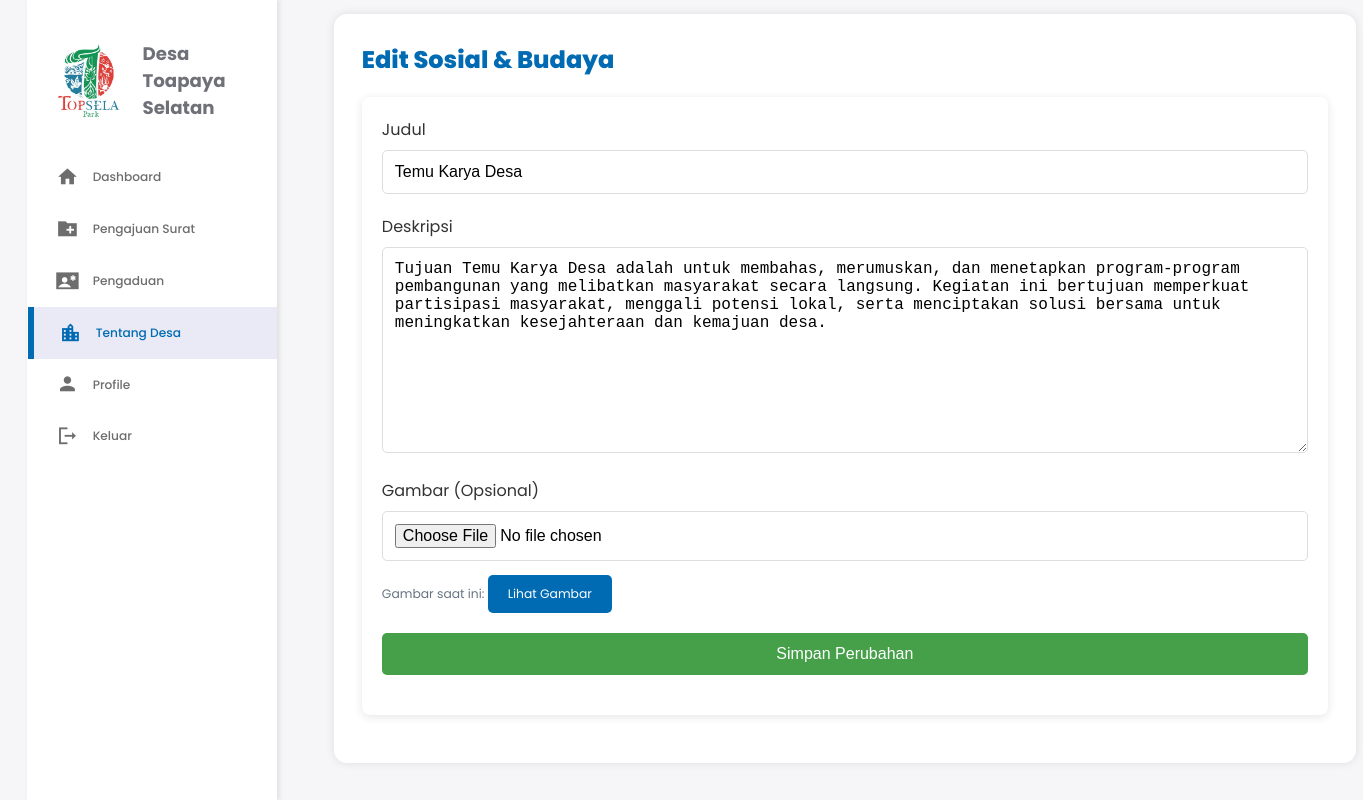
The app's page /desa_toapaya_selatan/edit_sosial.php?id=1 with its own data.
### tables this page shows
CREATE TABLE `sosial_budaya` (
  `id` int(11) NOT NULL,
  `judul` varchar(255) NOT NULL,
  `deskripsi` text NOT NULL,
  `gambar` varchar(255) DEFAULT NULL
);

### desa_toapaya_selatan/edit_sosial.php (the view, shortened to what this page needs)
<?php
include 'config.php';
$id = $_GET['id'];
$sql = "SELECT * FROM sosial_budaya WHERE id = $id";
$result = $conn->query($sql);
$sosial_budaya = null;
if ($result && $result->num_rows > 0) {
    $sosial_budaya = $result->fetch_assoc();
}
?>
<!DOCTYPE html>
<html lang="en">
<head>
  <link rel="stylesheet" href="pengaduan.css">
</head>
<body>
  <div class="container">
    <aside>
      <div class="top">
        <div class="logo">
          <img src="logo.jpg" alt="Logo">
          <h2 class="text-muted">Desa Toa<span class="danger">paya Selatan</span></h2>
        </div>
      </div>
      <div class="sidebar">
        <a href="dashboard.php">
          <span class="material-icons-sharp">home</span>
          <h3>Dashboard</h3>
        </a>
        <a href="Pengajuan-surat.php">
          <span class="material-icons-sharp">create_new_folder</span>
          <h3>Pengajuan Surat</h3>
        </a>
        <a href="pengaduan.php">
          <span class="material-icons-sharp">contact_emergency</span>
          <h3>Pengaduan</h3>
        </a>
        <a href="tentang-desa.php" class="active">
          <span class="material-icons-sharp">location_city</span>
          <h3>Tentang Desa</h3>
        </a>
        <a href="profile.php">
          <span class="material-icons-sharp">person</span>
          <h3>Profile</h3>
        </a>
        <a href="index.html" id="logout">
          <span class="material-icons-sharp">logout</span>
          <h3>Keluar</h3>
        </a>
      </div>
    </aside>
    <main class="content">
      <h1>Edit Sosial & Budaya</h1>
      <?php if ($sosial_budaya): ?>
        <form method="POST" enctype="multipart/form-data">
          <div class="form-group">
            <label for="judul">Judul</label>
            <input type="text" id="judul" name="judul" value="<?php echo htmlspecialchars($sosial_budaya['judul']); ?>" required>
          </div>
          <div class="form-group">
            <label for="deskripsi">Deskripsi</label>
            <textarea id="deskripsi" name="deskripsi" rows="10" required><?php echo htmlspecialchars($sosial_budaya['deskripsi']); ?></textarea>
          </div>
          <div class="form-group file-input-container">
            <label for="gambar">Gambar (Opsional)</label>
            <input type="file" id="gambar" name="gambar">
            <?php if ($sosial_budaya['gambar']): ?>
              <p>Gambar saat ini: <a href="<?php echo $sosial_budaya['gambar']; ?>" target="_blank">Lihat Gambar</a></p>
            <?php endif; ?>
          </div>
          <div class="form-group">
            <button type="submit" class="submit">Simpan Perubahan</button>
          </div>
        </form>
      <?php else: ?>
        <p>Data tidak ditemukan.</p>
      <?php endif; ?>
    </main>
  </div>
</body>
</html>

### desa_toapaya_selatan/pengaduan.css (style rules this page uses)
:root { --color-primary: #006bb3; --color-danger: #d72f2f; --color-success: #28a745; --color-warning: #ffbb55; --color-white: #fff; --color-info-dark: #6d6d6d; --color-info-light: #dce1eb; --color-dark: #363949; --color-light: rgba(132, 139, 200, 0.18); --color-primary-variant: #005b99; --color-dark-variant: #677483; --color-background: #f6f6f9; --card-border-radius: 2rem; --border-radius-1: 0.4rem; --border-radius-2: 0.8rem; --border-radius-3: 1.2rem; --card-padding: 1.8rem; --padding-1: 1.2rem; --box-shadow: 0 2rem 3rem var(--color-light); }
* { margin: 0; padding: 0; outline: 0; appearance: none; border: 0; text-decoration: none; list-style: none; box-sizing: border-box; }
html { font-size: 14px; }
body { width: 100vw; height: 100vh; font-family: 'Poppins', sans-serif; font-size: 0.88rem; background: var(--color-background); user-select: none; overflow-x: hidden; }
.container { display: grid; width: 96%; margin: 0 auto; gap: 1.8rem; grid-template-columns: 14rem auto; }
a { color: var(--color-dark); }
img { display: block; width: 100%; border-radius: 50%; }
h1 { font-weight: 800; font-size: 1.8rem; }
h2 { font-size: 1.4rem; }
h3 { font-size: 0.87rem; }
.text-muted { color: var(--color-info-dark); }
p { color: var(--color-dark-variant); }
.danger { color: var(--color-danger); }
aside { width: 250px; background-color: var(--color-white); color: #ffffff; display: flex; flex-direction: column; justify-content: space-between; padding: 20px; box-shadow: 2px 0 5px rgba(0, 0, 0, 0.1); height: 100vh; overflow: hidden; position: fixed; }
aside .top { background: white; display: flex; align-items: center; justify-content: space-between; margin-top: 1.4rem; }
aside .logo { display: flex; gap: 0.8rem; }
aside .logo img { width: 6rem; height: 6rem; border-radius: 50%; }
aside .logo h2 { font-size: 1.3rem; color: #707178; }
aside .logo h2 span { color: #707178; }
aside .sidebar { background: white; display: flex; flex-direction: column; height: 86vh; width: 50vw; position: relative; top: 2rem; margin-left: -19px; }
aside h3 { font-weight: 500; }
aside .sidebar a { display: flex; color: var(--color-info-dark); margin-left: 2rem; gap: 1rem; align-items: center; height: 3.7rem; transition: all 300ms ease; }
aside .sidebar a span { font-size: 1.6rem; transition: all 300ms ease; }
aside .sidebar a.active { background: var(--color-light); color: var(--color-primary); margin-left: 0; }
aside .sidebar a.active:before { content: ""; width: 6px; height: 100%; background: var(--color-primary); }
aside .sidebar a.active span { color: var(--color-primary); margin-left: calc(1rem - 3px); }
main { width: 73rem; padding: 1.5rem; position: center; margin-top: 1rem; margin-right: 1rem; margin-left: 20rem; }
.content { flex: 3; padding: 2rem; background-color: white; box-shadow: 0 0 10px rgba(0, 0, 0, 0.1); border-radius: 13px; margin-left: 21.9rem; box-sizing: border-box; }
main h1 { font-size: 24px; color: var(--color-primary); margin-bottom: 20px; }
main a { display: inline-block; padding: 10px 20px; text-decoration: none; background-color: var(--color-primary); color: #ffffff; border-radius: 5px; margin-top: 1rem; transition: background-color 0.3s ease; }

### desa_toapaya_selatan/edit_sosial.php (style rules this page uses)
form { background-color: #fff; padding: 20px; border-radius: 8px; box-shadow: 0 2px 10px rgba(0, 0, 0, 0.1); max-width: 1000px; margin: 20px auto; }
.form-group { margin-bottom: 20px; }
label { font-size: 16px; color: #333; display: block; margin-bottom: 8px; }
input[type="text"], textarea { width: 100%; padding: 12px; font-size: 16px; border: 1px solid #ddd; border-radius: 5px; box-sizing: border-box; transition: border-color 0.3s; }
textarea { resize: vertical; min-height: 150px; }
.file-input-container { margin-bottom: 20px; }
input[type="file"] { width: 100%; padding: 12px; border-radius: 5px; border: 1px solid #ddd; box-sizing: border-box; font-size: 16px; transition: border-color 0.3s; }
button.submit { background-color: #45a049; color: white; padding: 12px 20px; font-size: 16px; border-radius: 5px; border: none; cursor: pointer; transition: background-color 0.3s; width: 100%; }

### records on screen
sosial_budaya: judul "Temu Karya Desa", deskripsi "Tujuan Temu Karya Desa adalah untuk membahas, merumuskan, dan menetapkan program-program pembangunan yang melibatkan masyarakat secara langsung. Kegiatan ini bertujuan memperkuat partisipasi masyarakat, menggali potensi lokal, serta menciptakan solusi bersama untuk meningkatkan kesejahteraan dan kemajuan desa."
